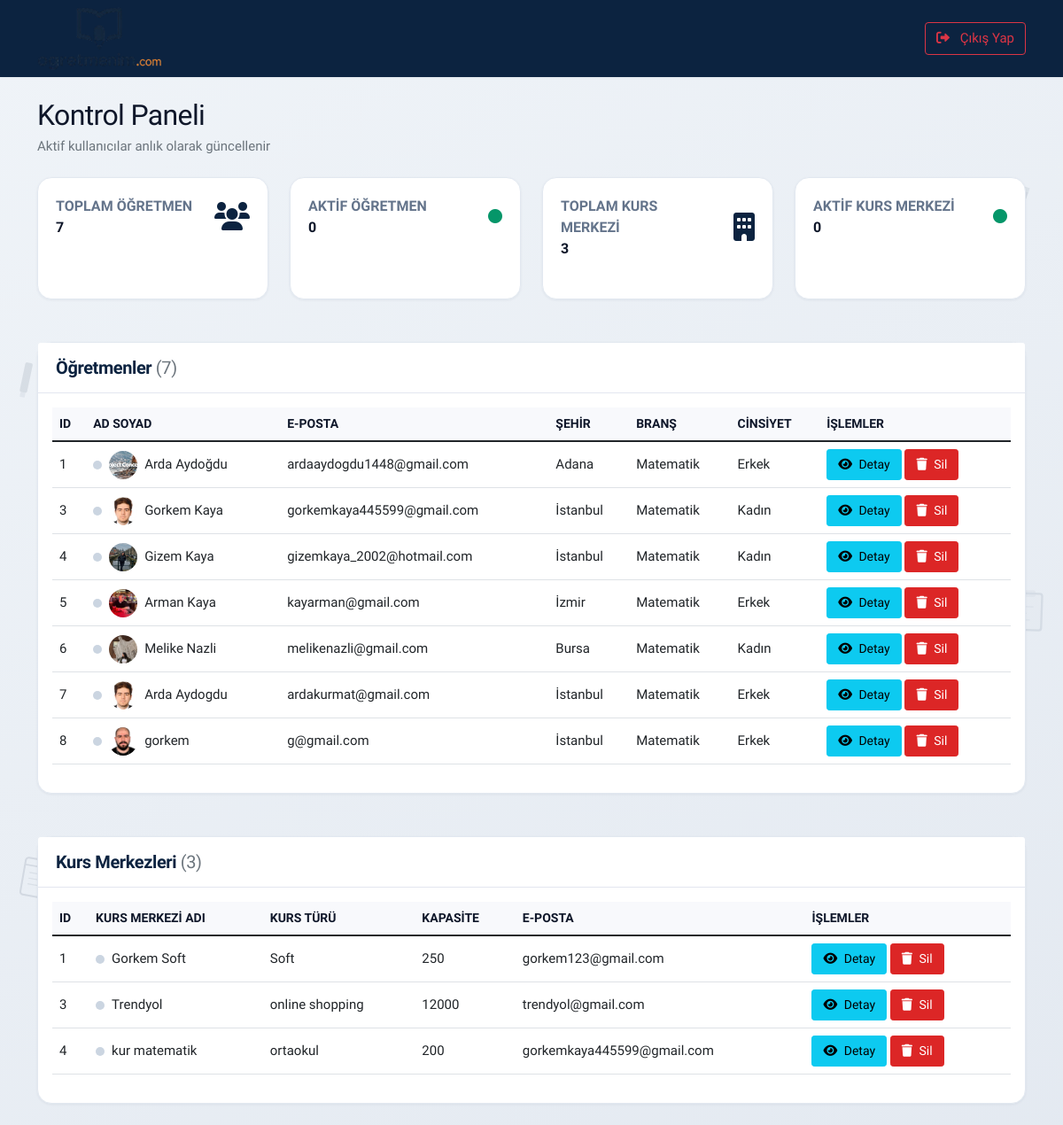
Page /adminpanel/adminpanel/dashboard (signed in) on the earlier database version.
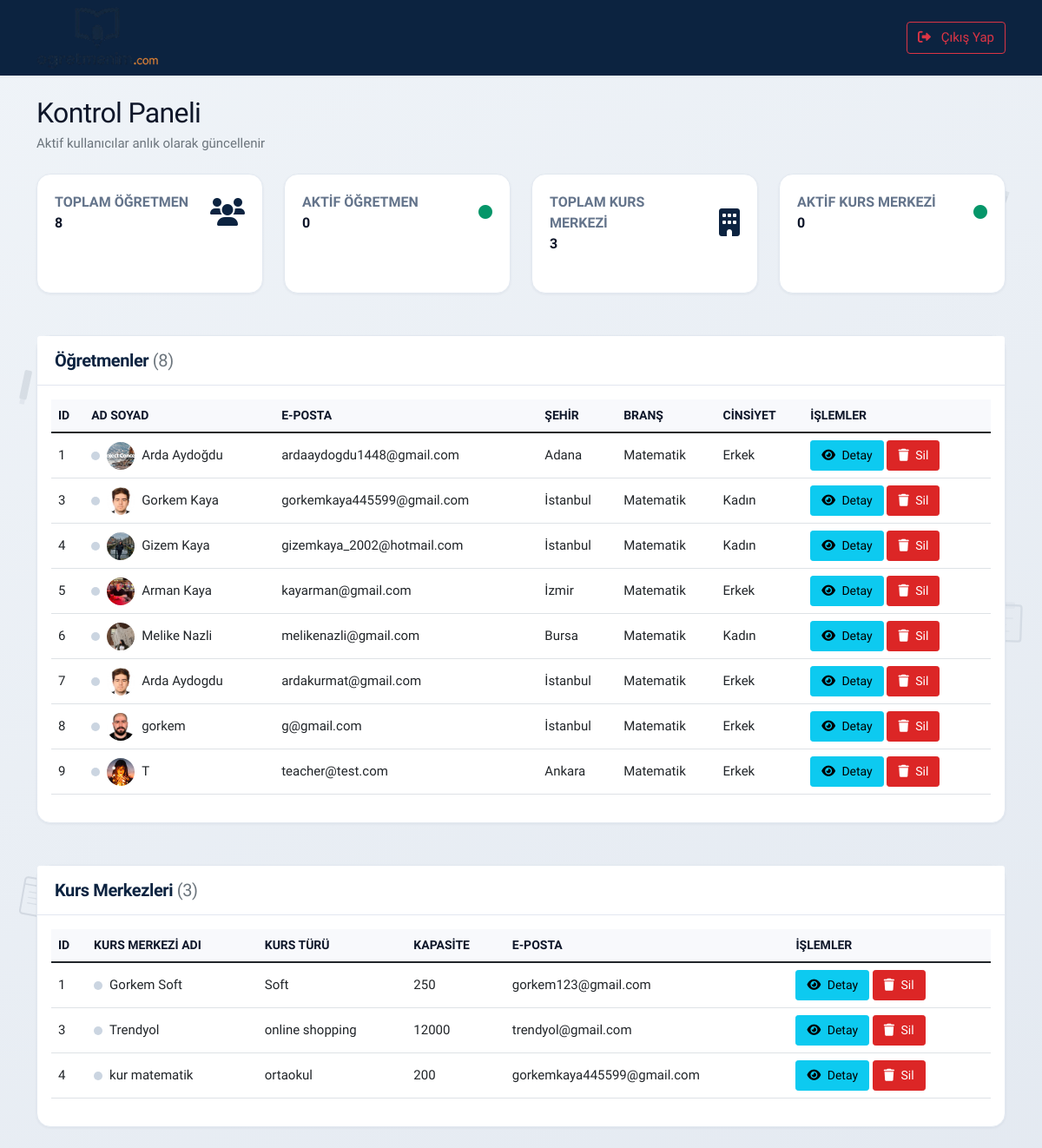
Same page on the later database version.
### conntoapp/models.py (models this page shows, shortened)
class CustomUser(AbstractUser):
    fullname = models.CharField(max_length=100, verbose_name="Ad Soyad")
    twitter = models.CharField(max_length=100, null=True, blank=True, verbose_name="Twitter (X)")
    facebook = models.CharField(max_length=100, null=True, blank=True, verbose_name="Facebook")
    linkedin = models.CharField(max_length=100, null=True, blank=True, verbose_name="LinkedIn")
    instagram = models.CharField(max_length=100, null=True, blank=True, verbose_name="Instagram")
    gender = models.CharField(max_length=6, choices=CustomUserChoices.GENDER_CHOICES, verbose_name="Cinsiyet")
    birth_date = models.DateField(verbose_name="Doğum Tarihi")
    phone = models.CharField(max_length=20, null=True, blank=True, verbose_name="Telefon")
    branch = models.CharField(
        max_length=50,
        choices=TeacherChoices.BRANCH_CHOICES,
        default='matematik',
        verbose_name="Branş",
    )
    experience_years = models.CharField(
        max_length=10,
        choices=TeacherChoices.EXPERIENCE_CHOICES,
        default='0-1',
        verbose_name="Deneyim Süresi",
    )
    work_schedule = models.CharField(
        max_length=20,
        choices=TeacherChoices.WORK_SCHEDULE_CHOICES,
        default='her_ikisi',
        verbose_name="Çalışma Şekli",
    )
    city = models.CharField(max_length=30, choices=CustomUserChoices.TURKISH_CITIES, verbose_name="Şehir")
    district = models.CharField(max_length=50, null=True, blank=True, verbose_name="İlçe")
    job = models.CharField(max_length=20, blank=True, default='')
    short_description = models.CharField(max_length=100, null=True, blank=True, verbose_name="Kısa Tanıtım")
    long_description = models.TextField(max_length=500, null=True, blank=True, verbose_name="Biyografi")
    view = models.IntegerField(default=0)
    last_seen = models.DateTimeField(null=True, blank=True, verbose_name="Son Aktiflik")
    image = models.ImageField(upload_to="images/", default="images/default.jpg", null=False, blank=False, verbose_name="Profil Fotoğrafı")
    class Meta:
        verbose_name = "Öğretmen"
        verbose_name_plural = "Öğretmenler"

class CourseCenter(models.Model):
    center_name = models.CharField(max_length=100, verbose_name="Kurs Merkezi Adı")
    center_type = models.CharField(max_length=100, verbose_name="Kurs Türü")
    teacher_capacity = models.IntegerField(verbose_name="Öğretmen Kapasitesi")
    email = models.EmailField(unique=True, null=True, blank=True, verbose_name="E-posta")
    password = models.CharField(max_length=128, null=True, blank=True)
    last_seen = models.DateTimeField(null=True, blank=True, verbose_name="Son Aktiflik")
    image = models.ImageField(
        upload_to="course_centers/",
        default="images/default.jpg",
        null=False,
        blank=False,
        verbose_name="Profil Fotoğrafı",
    )
    class Meta:
        verbose_name = "Kurs Merkezi"
        verbose_name_plural = "Kurs Merkezleri"

### conntoapp/views.py (the view)
# urls.py: path('adminpanel/dashboard', views.admin_dashboard, name="admin_dashboard"),
def admin_dashboard(request):
    if 'admin_id' not in request.session:
        return redirect('admin_panel_login')
    users = CustomUser.objects.all()
    course_centers = CourseCenter.objects.all()
    presence = get_active_user_snapshot()
    context = {
        'users': users,
        'course_centers': course_centers,
        'total_users': users.count(),
        'total_course_centers': course_centers.count(),
        'active_teachers': presence['active_teachers'],
        'active_course_centers': presence['active_course_centers'],
        'active_teacher_ids': {int(user_id) for user_id in presence['teachers']},
        'active_course_center_ids': {
            int(course_center_id)
            for course_center_id in presence['course_centers']
        },
    }
    return render(request, "admintemplate/admin-dashboard.html", context)

### conntoapp/context_processors.py (called while the page is built)
def site_processor(request):
    return {
        'SITE_NAME': settings.SITE_NAME,
        'SITE_TAGLINE': settings.SITE_TAGLINE,
        'header_branches': TeacherChoices.BRANCH_CHOICES,
        'header_cities': CustomUserChoices.TURKISH_CITIES,
    }

def course_center_processor(request):
    if 'course_center_id' in request.session:
        try:
            course_center = CourseCenter.objects.get(id=request.session['course_center_id'])
            return {
                'current_course_center': course_center,
                'is_course_center_view': True,
            }
        except CourseCenter.DoesNotExist:
            del request.session['course_center_id']
            del request.session['is_course_center']
    return {
        'current_course_center': None,
        'is_course_center_view': False,
    }

### conntoapp/user_presence.py (called while the page is built)
def get_active_teacher_ids():
    cutoff = timezone.now() - ACTIVE_USER_WINDOW
    from .models import CustomUser
    return set(
        CustomUser.objects.filter(last_seen__gte=cutoff).values_list('id', flat=True)
    )

### conntoapp/templates/admintemplate/admin-dashboard.html (shortened to what the changed rows need)
{% extends 'admintemplate/base.html' %}
{% block content %}
<div class="container">
    <div class="row mb-4">
        <div class="col-md-6">
            <h2 class="mb-0">Kontrol Paneli</h2>
        </div>
    </div>
    <div class="row mb-4">
        <div class="col-xl-3 col-md-6 mb-4">
            <div class="card stats-card h-100">
                <div class="card-body">
                    <div class="row align-items-center">
                        <div class="col">
                            <div class="stats-title">Toplam Öğretmen</div>
                            <div class="stats-value">{{ total_users }}</div>
                        </div>
                    </div>
                </div>
            </div>
        </div>
    </div>
    <div class="row">
        <div class="col-md-12">
            <div class="card">
                <div class="card-header d-flex justify-content-between align-items-center">
                    <h5 class="mb-0">Öğretmenler <span class="text-muted fw-normal">({{ total_users }})</span></h5>
                </div>
                <div class="card-body">
                    <div class="table-responsive">
                        <table class="table table-hover">
                            <thead>
                                <tr>
                                    <th>ID</th>
                                    <th>Ad Soyad</th>
                                    <th>E-posta</th>
                                    <th>Şehir</th>
                                    <th>Branş</th>
                                    <th>Cinsiyet</th>
                                    <th>İşlemler</th>
                                </tr>
                            </thead>
                            <tbody>
                                {% for user in users %}
                                <tr>
                                    <td>{{ user.id }}</td>
                                    <td>
                                        <div class="d-flex align-items-center gap-2">
                                            <span
                                                class="presence-dot{% if user.id in active_teacher_ids %} presence-dot--active{% endif %}"
                                                data-presence-type="teacher"
                                                data-presence-id="{{ user.id }}"
                                                title="{% if user.id in active_teacher_ids %}Şu an aktif{% else %}Çevrimdışı{% endif %}"
                                                aria-label="{% if user.id in active_teacher_ids %}Şu an aktif{% else %}Çevrimdışı{% endif %}"
                                            ></span>
                                            <img src="{{ user.image.url }}" alt="{{ user.fullname }}" class="rounded-circle" style="width: 32px; height: 32px; object-fit: cover;">
                                            {{ user.fullname }}
                                        </div>
                                    </td>
                                    <td>{{ user.email }}</td>
                                    <td>{{ user.get_city_display }}</td>
                                    <td>{{ user.get_branch_display }}</td>
                                    <td>{{ user.get_gender_display }}</td>
                                    <td>
                                        <a href="{% url 'admin_user_detail' user.id %}" class="btn btn-info btn-sm">
                                            <i class="fas fa-eye me-1"></i>
                                            Detay
                                        </a>
                                        <a href="{% url 'admin_delete_user' user.id %}" class="btn btn-danger btn-sm" onclick="return confirm('Bu öğretmeni silmek istediğinize emin misiniz?')">
                                            <i class="fas fa-trash me-1"></i>
                                            Sil
                                        </a>
                                    </td>
                                </tr>
                                {% endfor %}
                            </tbody>
                        </table>
                    </div>
                </div>
            </div>
        </div>
    </div>
    <div class="row mt-4">
        <div class="col-md-12">
            <div class="card">
                <div class="card-body">
                    <div class="table-responsive">
                        <table class="table table-hover">
                            <thead>
                                <tr>
                                    <th>ID</th>
                                    <th>Kurs Merkezi Adı</th>
                                    <th>Kurs Türü</th>
                                    <th>Kapasite</th>
                                    <th>E-posta</th>
                                    <th>İşlemler</th>
                                </tr>
                            </thead>
                            <tbody>
                                {% for course_center in course_centers %}
                                <tr>
                                    <td>{{ course_center.id }}</td>
                                    <td>
                                        <div class="d-flex align-items-center gap-2">
                                            <span
                                                class="presence-dot{% if course_center.id in active_course_center_ids %} presence-dot--active{% endif %}"
                                                data-presence-type="course_center"
                                                data-presence-id="{{ course_center.id }}"
                                                title="{% if course_center.id in active_course_center_ids %}Şu an aktif{% else %}Çevrimdışı{% endif %}"
                                                aria-label="{% if course_center.id in active_course_center_ids %}Şu an aktif{% else %}Çevrimdışı{% endif %}"
                                            ></span>
                                            {{ course_center.center_name }}
                                        </div>
                                    </td>
                                    <td>{{ course_center.center_type }}</td>
                                    <td>{{ course_center.teacher_capacity }}</td>
                                    <td>{{ course_center.email }}</td>
                                    <td>
                                        <a href="{% url 'admin_course_center_detail' course_center.id %}" class="btn btn-info btn-sm">
                                            <i class="fas fa-eye me-1"></i>
                                            Detay
                                        </a>
                                        <a href="{% url 'admin_delete_course_center' course_center.id %}" class="btn btn-danger btn-sm" onclick="return confirm('Bu kurs merkezini silmek istediğinize emin misiniz?')">
                                            <i class="fas fa-trash me-1"></i>
                                            Sil
                                        </a>
                                    </td>
                                </tr>
                                {% endfor %}
                            </tbody>
                        </table>
                    </div>
                </div>
            </div>
        </div>
    </div>
</div>
{% endblock %}

Differences in the rows shown:
added CustomUser: id "9", image (placeholder picture), fullname "T", email "teacher@test.com", city "Ankara", branch "Matematik", gender "Erkek"
Other differences:
{{ total_users }}: "7" → "8"
